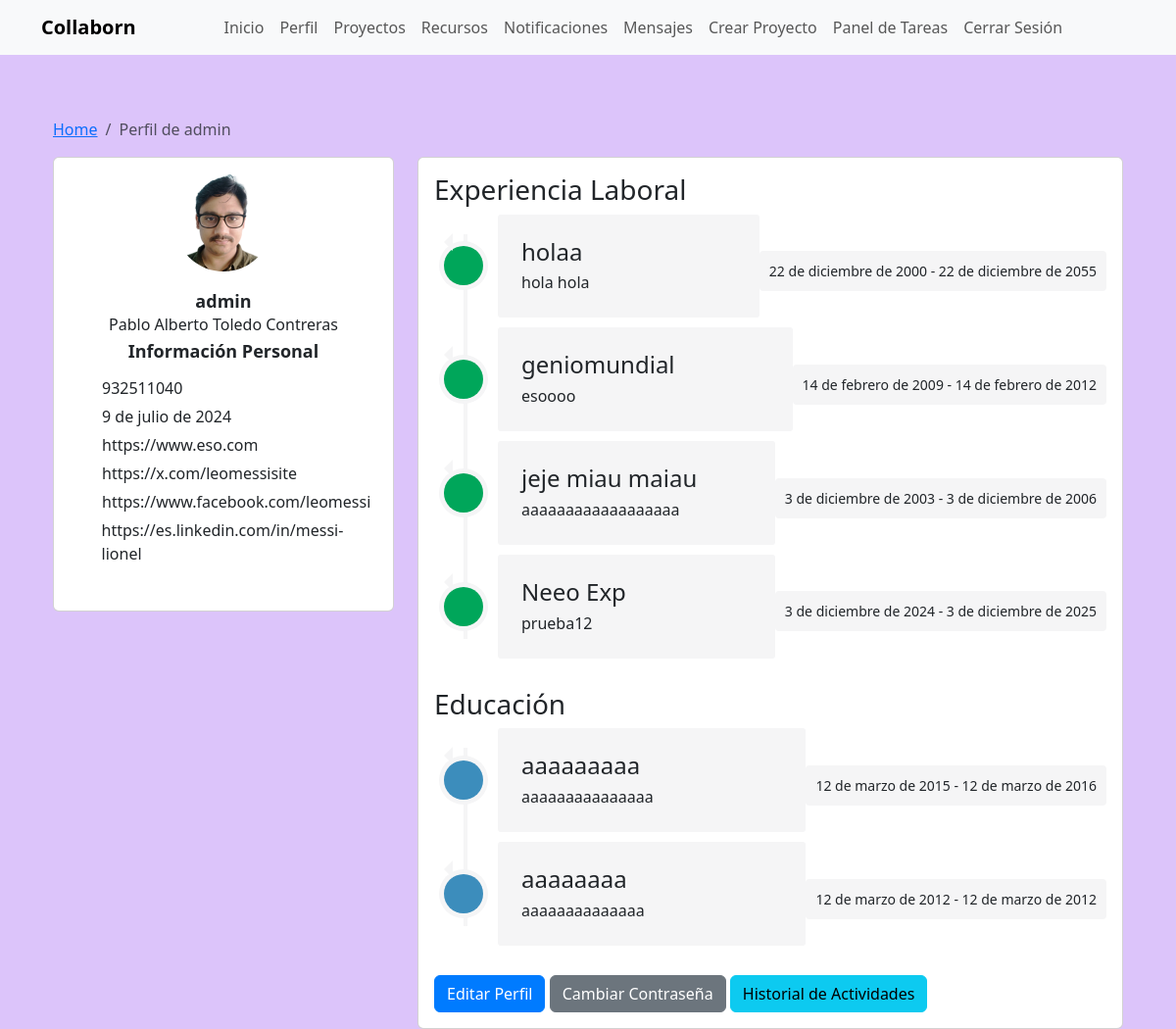
Page /perfil/ (signed in) on the committed database.
### myapp/models.py (models this page shows, shortened)
class Perfil(models.Model):
    user = models.OneToOneField(User, on_delete=models.CASCADE)
    telefono = models.CharField(max_length=15, blank=True, null=True)
    birth_date = models.DateField(null=True, blank=True)
    descripcion = models.TextField(blank=True, null=True, default='')
    avatar = models.ImageField(upload_to='avatars/', null=True, blank=True)
    website = models.URLField(blank=True, null=True)
    twitter = models.URLField(blank=True, null=True)
    facebook = models.URLField(blank=True, null=True)
    linkedin = models.URLField(blank=True, null=True)
    nombre = models.CharField(max_length=30, blank=True, null=True, default='')
    apellido = models.CharField(max_length=30, blank=True, null=True, default='')

class ExperienciaLaboral(models.Model):
    perfil = models.ForeignKey(Perfil, related_name='experiencias', on_delete=models.CASCADE)
    titulo = models.CharField(max_length=200)
    fecha_inicio = models.DateField()
    fecha_fin = models.DateField(blank=True, null=True)
    descripcion = models.TextField(blank=True, null=True)

class Educacion(models.Model):
    perfil = models.ForeignKey(Perfil, related_name='educaciones', on_delete=models.CASCADE)
    institucion = models.CharField(max_length=200)
    fecha_inicio = models.DateField()
    fecha_fin = models.DateField(blank=True, null=True)
    descripcion = models.TextField(blank=True, null=True)

### myapp/views.py (the view)
# urls.py: path('perfil/', views.ver_perfil, name='ver_perfil'),
@login_required
def ver_perfil(request):
    perfil = request.user.perfil
    experiencias = perfil.experiencias.all()
    educaciones = perfil.educaciones.all()
    return render(request, 'myapp/ver_perfil.html', {
        'perfil': perfil,
        'experiencias': experiencias,
        'educaciones': educaciones,
    })

### myapp/templates/myapp/ver_perfil.html (shortened to what this page needs)
{% extends 'myapp/base.html' %}
{% load static %}
{% block extra_css %}
<link rel="stylesheet" href="{% static 'css/ver_perfil.css' %}">
<link href="https://cdnjs.cloudflare.com/ajax/libs/font-awesome/5.11.2/css/all.min.css" rel="stylesheet">
<link href="https://cdn.jsdelivr.net/npm/@icon/entypo@1.0.3/entypo.css" rel="stylesheet">
{% endblock %}
{% block content %}
<div class="container bootstrap snippet">
    <div class="row">
        <div class="col-md-12">
            <div class="top-breadcrumb">
                <nav aria-label="breadcrumb">
                    <ol class="breadcrumb">
                        <li class="breadcrumb-item"><a href="{% url 'index' %}">Home</a></li>
                        <li class="breadcrumb-item active" aria-current="page">Perfil de {{ user.username }}</li>
                    </ol>
                </nav>
            </div>
        </div>
    </div>
    <div class="row">
        <div class="col-md-4">
            <div class="left-profile-card card">
                <div class="card-body">
                    <div class="user-profile">
                        {% if perfil.avatar %}
                            <img src="{{ perfil.avatar.url }}" class="img-fluid rounded-circle" alt="Avatar">
                        {% else %}
                            <img src="{% static 'images/default-avatar.png' %}" class="img-fluid rounded-circle" alt="Avatar">
                        {% endif %}
                    </div>
                    <h3>{{ user.username }}</h3>
                    <p>{{ perfil.nombre }} {{ perfil.apellido }}</p>
                    <div class="personal-info">
                        <h3>Información Personal</h3>
                        <ul class="personal-list">
                            <li>{{ perfil.telefono }}</li>
                            <li>{{ perfil.birth_date }}</li>
                            <li>{{ perfil.website }}</li>
                            <li>{{ perfil.twitter }}</li>
                            <li>{{ perfil.facebook }}</li>
                            <li>{{ perfil.linkedin }}</li>
                        </ul>
                    </div>
                </div>
            </div>
        </div>
        <div class="col-md-8">
            <div class="right-profile-card card">
                <div class="card-body">
                    <h3>Experiencia Laboral</h3>
                    <div class="timeline-centered">
                        {% for experiencia in experiencias %}
                            <article class="timeline-entry">
                                <div class="timeline-entry-inner">
                                    <div class="timeline-icon bg-success">
                                    </div>
                                    <div class="timeline-label">
                                        <h2>{{ experiencia.titulo }}</h2>
                                        <p>{{ experiencia.descripcion }}</p>
                                    </div>
                                    <time class="timeline-time" datetime="{{ experiencia.fecha_inicio }}">{{ experiencia.fecha_inicio }} - {{ experiencia.fecha_fin }}</time>
                                </div>
                            </article>
                        {% endfor %}
                    </div>
                    <h3>Educación</h3>
                    <div class="timeline-centered">
                        {% for educacion in educaciones %}
                            <article class="timeline-entry">
                                <div class="timeline-entry-inner">
                                    <div class="timeline-icon bg-info">
                                    </div>
                                    <div class="timeline-label">
                                        <h2>{{ educacion.institucion }}</h2>
                                        <p>{{ educacion.descripcion }}</p>
                                    </div>
                                    <time class="timeline-time" datetime="{{ educacion.fecha_inicio }}">{{ educacion.fecha_inicio }} - {{ educacion.fecha_fin }}</time>
                                </div>
                            </article>
                        {% endfor %}
                    </div>
                    <a href="{% url 'editar_perfil' %}" class="btn btn-primary">Editar Perfil</a>
                    <a href="{% url 'cambiar_password' %}" class="btn btn-secondary">Cambiar Contraseña</a>
                    <a href="{% url 'historial_actividades' %}" class="btn btn-info">Historial de Actividades</a>
                </div>
            </div>
        </div>
    </div>
</div>
{% endblock %}

### myapp/static/css/style.css (style rules this page uses)
body { padding-top: 20px; }
.btn-primary { background-color: #007bff; border-color: #007bff; }

### myapp/static/css/ver_perfil.css (style rules this page uses)
body { margin-top: 20px; background: #DCDCDC; }
.left-profile-card .user-profile img { width: 100px; height: 100px; border-radius: 50%; margin: auto; display: block; margin-bottom: 20px; }
.left-profile-card h3 { font-size: 18px; margin-bottom: 0; font-weight: 700; text-align: center; }
.left-profile-card p { margin-bottom: 5px; text-align: center; }
.personal-info { margin-bottom: 30px; }
.personal-info .personal-list { list-style-type: none; margin: 0; padding: 0; }
.personal-list li { margin-bottom: 5px; display: flex; align-items: center; }
.personal-info h3 { margin-bottom: 10px; }
.timeline-centered { position: relative; margin-bottom: 30px; }
.timeline-centered:before { content: ''; position: absolute; display: block; width: 4px; background: #f5f5f6; top: 20px; bottom: 20px; margin-left: 30px; }
.timeline-centered .timeline-entry { position: relative; margin-top: 5px; margin-left: 30px; margin-bottom: 10px; clear: both; }
.timeline-centered .timeline-entry .timeline-entry-inner { display: flex; align-items: center; margin-left: -20px; position: relative; }
.timeline-centered .timeline-entry .timeline-entry-inner .timeline-time { position: relative; text-align: right; padding: 10px; box-sizing: border-box; font-size: 14px; z-index: 1000; background: #f5f5f6; border-radius: 4px; margin-top: 10px; }
.timeline-centered .timeline-entry .timeline-entry-inner .timeline-icon { background: #fff; width: 40px; height: 40px; text-align: center; line-height: 40px; border-radius: 50%; box-shadow: 0 0 0 5px #f5f5f6; color: #fff; border: 1px solid #d4d4d4; font-size: 16px; margin-right: 15px; flex-shrink: 0; }
.timeline-centered .timeline-entry .timeline-entry-inner .timeline-label { background: #f5f5f6; padding: 1.5em; margin-left: 0; border-radius: 3px; flex-grow: 1; }
.timeline-centered .timeline-entry .timeline-entry-inner .timeline-label h2 { margin-top: 0; font-size: 1.5em; margin-bottom: 5px; display: flex; align-items: center; }
.timeline-centered .timeline-entry .timeline-entry-inner .timeline-label p { margin: 0; font-size: 1em; line-height: 1.5em; }
.timeline-centered .timeline-entry .timeline-entry-inner .timeline-label:after { content: ''; display: block; position: absolute; left: 0; top: 19px; width: 0; height: 0; border: 9px solid transparent; border-right-color: #f5f5f6; margin-left: -9px; }
.timeline-centered .timeline-entry .timeline-entry-inner .timeline-icon.bg-success { background: #00a65a !important; border: none; }
.timeline-centered .timeline-entry .timeline-entry-inner .timeline-icon.bg-info { background: #3c8dbc !important; border: none; }

### myapp/static/css/register.css (style rules this page uses)
body { background-color: #dcc4fa; }

### myapp/templates/myapp/base.html (style rules this page uses)
body { background-color: #dcc4fa; }

### rows in the picture
Perfil: avatar (picture), nombre "Pablo Alberto", apellido "Toledo Contreras", telefono "932511040", birth_date "9 de julio de 2024", website "https://www.eso.com", twitter "https://x.com/leomessisite", facebook "https://www.facebook.com/leomessi", linkedin "https://es.linkedin.com/in/messi-lionel"
ExperienciaLaboral: titulo "holaa", descripcion "hola hola", fecha_inicio "22 de diciembre de 2000", fecha_fin "22 de diciembre de 2055"
ExperienciaLaboral: titulo "geniomundial", descripcion "esoooo", fecha_inicio "14 de febrero de 2009", fecha_fin "14 de febrero de 2012"
ExperienciaLaboral: titulo "jeje miau maiau", descripcion "aaaaaaaaaaaaaaaaaa", fecha_inicio "3 de diciembre de 2003", fecha_fin "3 de diciembre de 2006"
ExperienciaLaboral: titulo "Neeo Exp", descripcion "prueba12", fecha_inicio "3 de diciembre de 2024", fecha_fin "3 de diciembre de 2025"
Educacion: institucion "aaaaaaaaa", descripcion "aaaaaaaaaaaaaaa", fecha_inicio "12 de marzo de 2015", fecha_fin "12 de marzo de 2016"
Educacion: institucion "aaaaaaaa", descripcion "aaaaaaaaaaaaaa", fecha_inicio "12 de marzo de 2012", fecha_fin "12 de marzo de 2012"

### other values in the picture
{{ user.username }} "admin"
